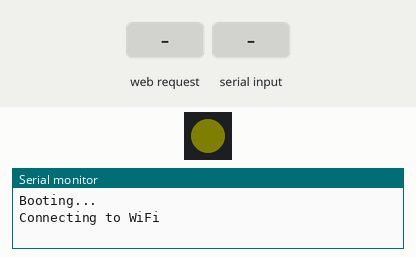
Bench run of a program on a simulated ESP32-S3. Shown: 1 RGB LEDs in strip order, left to right, the last lines printed to the serial monitor. The inputs (shaded band) are chosen by the test bench. Dim RGB values are drawn brighter than linear; WiFi joins after 1.5 s; servers stay silent unless stated; not simulated (calls return 0 or success): Credentials.h.

Above: at 0.1 s.
At 1.6 s:
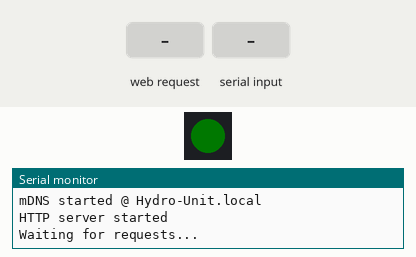
At 3.9 s:
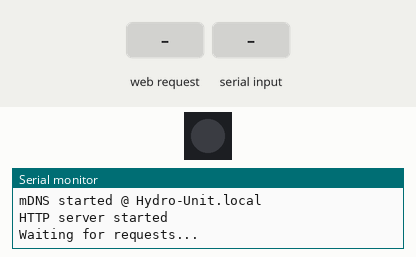
4.0 s: HTTP request GET /data received
5.5 s: "status\n" received over Serial
7.0 s: "1\n" received over Serial
Timing chart, 0 to 10.0 s (numbered marks = the images above; inputs shaded):
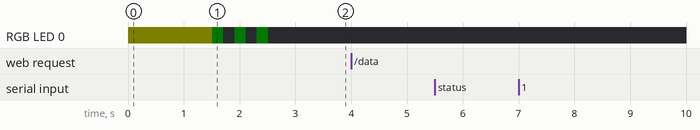

The program:

main.cpp
```cpp
#include <DHT.h> // DHT-22 tenp/humidity sensor library
#include <WiFi.h>
#include <WebServer.h>
#include <Credentials.h>
#include <FastLED.h>
#include <ArduinoJson.h>
#include <ESPmDNS.h>

#define DHTPIN 42     // Pin where the DHT22 is connected
#define DHTTYPE DHT22 // DHT 22 (AM2302), AM2321

#define deviceName "Hydro-Unit" // Name of the device
#define accessToken ACCESS_TOKEN

#define NUM_LEDS 1
#define DATA_PIN 48
#define LIGHT_SENSE_PIN 18

CRGB leds[NUM_LEDS];          // Define LED for FastLED. I don't know how to define a single one without the array.
CRGB lastColor = CRGB::Black; // use CRGB::Black for no color. Don't use FastLED.clear() to turn off the LED

DHT dht(DHTPIN, DHTTYPE);

WebServer server(80); // Create a web server object on port 80

unsigned long lastTime = 0;    // Store the last time the data was sent
bool errorFlag = false;        // Flag to indicate if there was an error in the last request
float temp_calibration = -2.0; // Store the temperature calibration value

const char *ssid = MY_WIFI_SSID;
const char *password = MY_WIFI_PASS;

long lastRequestTime = 0; // Store the last request time

void blinkLED(CRGB color, int times, int delayMs)
{ // helper function to blink LED codes
  for (int i = 0; i < times; i++)
  {
    leds[0] = color;
    FastLED.show();
    delay(delayMs);
    leds[0] = CRGB::Black;
    FastLED.show();
    delay(delayMs);
  }
}

void handleSerialRequst()
{
  if (Serial.available())
  {
    String command = Serial.readStringUntil('\n');
    command.trim(); // clean up any whitespace

    if (command == "status")
    {
      Serial.println("----- SYSTEM STATUS -----");
      Serial.print("WiFi connected: ");
      Serial.println(WiFi.isConnected() ? "Yes" : "No");

      Serial.print("IP Address: ");
      Serial.println(WiFi.localIP());

      Serial.print("Last request time: ");
      Serial.println(lastRequestTime);

      Serial.println("--------------------------");
    }
    else
    {
      Serial.println("Unknown command.");
    }
  }
}

void handleDataRequest()
{
  if (!server.hasArg("token") || server.arg("token") != accessToken)
  {
    Serial.println("Unauthorized access attempt.");
    server.send(403, "text/plain", "Forbidden");
    return;
  }

  long now = millis();                                          // Get the current time
  float temperature = dht.readTemperature() + temp_calibration; // Read temperature in Celsius
  float humidity = dht.readHumidity();                          // Read humidity
  float lightSenseValue = analogRead(LIGHT_SENSE_PIN);          // Read light sensor value

  if (isnan(temperature) || isnan(humidity))
  { // Check if the readings are valid
    Serial.println("Failed to read from DHT sensor!");
    server.send(500, "text/plain", "Failed to read from DHT sensor!"); // Send error response
    errorFlag = true;                                                  // Set error flag
    return;
  }
  else if (isnan(lightSenseValue))
  {
    Serial.println("Failed to read from light sensor!");
    server.send(500, "text/plain", "Failed to read from light sensor!"); // Send error response
    errorFlag = true;                                                    // Set error flag
    return;
  }
  else
  {
    JsonDocument doc;
    doc["device_name"] = deviceName;                   // Add device name to JSON
    doc["temperature"] = temperature;                  // Add temperature to JSON
    doc["temp_unit"] = "C";                            // Add temperature unit to JSON
    doc["humidity"] = humidity;                        // Add humidity to JSON
    doc["light_sense_value"] = lightSenseValue / 4095; // Add light sensor value to JSON divided by 4095 for percentage
    doc["light_sense_unit"] = "%";                     // Add light sensor unit to JSON

    String jsonData;              // Create a string to hold the JSON data
    serializeJson(doc, jsonData); // Serialize the JSON document to a string
    Serial.println(jsonData);     // Print the JSON data to the serial monitor
    Serial.println("Sending data to server...");
    server.send(200, "application/json", jsonData); // Send the JSON data to the client
    Serial.println("Data sent to server.");
    Serial.println("Request time taken: " + String(millis() - now) + " ms"); // Print the time taken to send the request
    Serial.println("Waiting for next request...");
    lastRequestTime = millis(); // Update the last request time
    return;
  }
}

void setup()
{
  FastLED.addLeds<WS2812, DATA_PIN, GRB>(leds, NUM_LEDS);
  FastLED.setBrightness(4);
  leds[0] = CRGB::Yellow; // Shows Yellow while booting to check for hanging
  FastLED.show();

  Serial.begin(115200);
  Serial.println("Booting...");

  WiFi.mode(WIFI_STA);
  WiFi.begin(ssid, password);
  Serial.print("Connecting to WiFi");
  while (WiFi.waitForConnectResult() != WL_CONNECTED)
  {
    Serial.println("Connection Failed! Rebooting...");
    leds[0] = CRGB::Red; // Helps show connection problems when not on serial monitor
    FastLED.show();
    delay(5000);
  }

  dht.begin(); // Initialize DHT sensor

  Serial.println("Ready");
  Serial.print("IP address: ");
  Serial.println(WiFi.localIP());

  MDNS.begin(deviceName); // Start mDNS service
  Serial.println("mDNS started @ " + String(deviceName) + ".local");

  server.on("/data", HTTP_GET, handleDataRequest); // Handle GET request to "/data"
  server.begin();                                  // Start the server
  Serial.println("HTTP server started");
  Serial.println("Waiting for requests...");
  blinkLED(CRGB::Green, 3, 200); // Blink green LED to indicate successful boot
}

void loop()
{
  server.handleClient(); // Handle incoming client requests
  handleSerialRequst();
  if (errorFlag)
  {
    blinkLED(CRGB::Red, 3, 200); // Blink red LED to indicate error
  }
}
```
